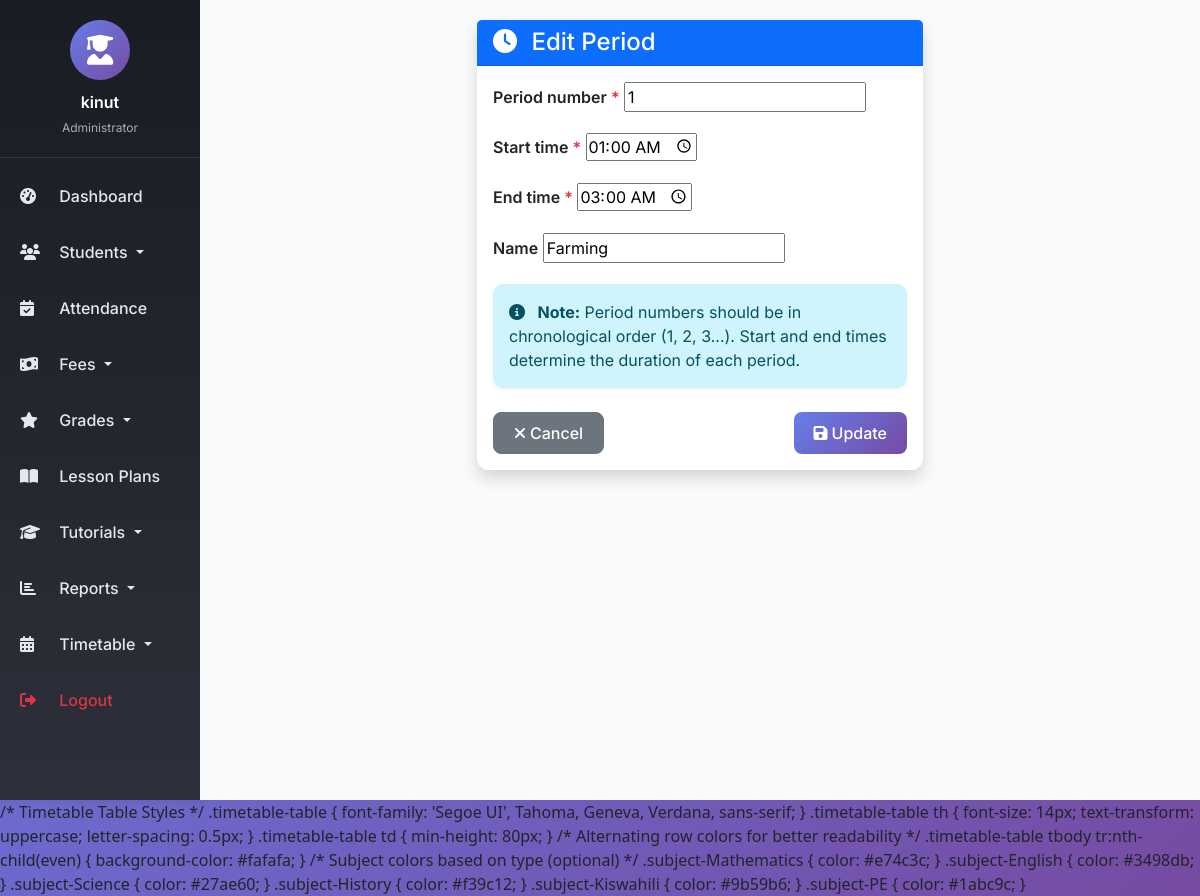
/periods/1/edit/ (signed in), run on the app's committed database.
### management/models.py (models this page shows, shortened)
class Period(models.Model):
    period_number = models.IntegerField(unique=True)
    start_time = models.TimeField()
    end_time = models.TimeField()
    name = models.CharField(max_length=50, blank=True)  # e.g., "1st Period", "Morning Session"
    class Meta:
        ordering = ['period_number']

### management/views.py (the view)
# urls.py: path('periods/<int:pk>/edit/', views.PeriodUpdateView.as_view(), name='period_edit'),
class PeriodUpdateView(LoginRequiredMixin, UserPassesTestMixin, UpdateView):
    model = Period
    form_class = PeriodForm
    template_name = 'management/period_form.html'
    success_url = reverse_lazy('period_list')
    def test_func(self):
        return self.request.user.is_staff

### management/forms.py
class PeriodForm(forms.ModelForm):
    class Meta:
        model = Period
        fields = ['period_number', 'start_time', 'end_time', 'name']
        widgets = {
            'start_time': forms.TimeInput(attrs={'type': 'time'}),
            'end_time': forms.TimeInput(attrs={'type': 'time'}),
        }

### management/templates/management/period_form.html (shortened to what this page needs)
{% extends 'base.html' %}
{% load static %}
{% block content %}
<div class="container-fluid">
    <div class="row justify-content-center">
        <div class="col-md-6">
            <div class="card shadow">
                <div class="card-header bg-primary text-white">
                    <h4 class="mb-0">
                        <i class="fas fa-clock me-2"></i>
                        {% if period %}Edit Period{% else %}Add New Period{% endif %}
                    </h4>
                </div>
                <div class="card-body">
                    <form method="post">
                        {% for field in form %}
                        <div class="mb-3">
                            <label for="{{ field.id_for_label }}" class="form-label fw-semibold">
                                {{ field.label }}
                                {% if field.field.required %}<span class="text-danger">*</span>{% endif %}
                            </label>
                            {{ field }}
                        </div>
                        {% endfor %}
                        <div class="alert alert-info mt-3">
                            <i class="fas fa-info-circle me-2"></i>
                            <strong>Note:</strong> Period numbers should be in chronological order (1, 2, 3...).
                            Start and end times determine the duration of each period.
                        </div>
                        <div class="d-flex justify-content-between mt-4">
                            <a href="{% url 'period_list' %}" class="btn btn-secondary">
                                <i class="fas fa-times me-1"></i>Cancel
                            </a>
                            <button type="submit" class="btn btn-primary">
                                <i class="fas fa-save me-1"></i>{% if period %}Update{% else %}Save{% endif %}
                            </button>
                        </div>
                    </form>
                </div>
            </div>
        </div>
    </div>
</div>
{% endblock %}

### templates/base.html (shortened to what this page needs)
<!DOCTYPE html>
<html lang="en">
<head>
    <link href="https://cdn.jsdelivr.net/npm/bootstrap@5.3.0/dist/css/bootstrap.min.css" rel="stylesheet" />
    <link rel="stylesheet" href="https://cdnjs.cloudflare.com/ajax/libs/font-awesome/6.4.0/css/all.min.css" />
</head>
<body>
    <div class="container-fluid p-0">
        <div class="row g-0">
            <div class="col-md-2 sidebar d-none d-md-block">
                <div class="user-info">
                    <div class="user-avatar">
                        <i class="fas fa-user-graduate"></i>
                    </div>
                    <div class="user-name">{{ user.get_full_name|default:user.username }}</div>
                    <div class="user-role">
                        {% if user.is_superuser %}
                            Administrator
                        {% elif user.groups.all %}
                            {{ user.groups.first.name }}
                        {% else %}
                            Staff
                        {% endif %}
                    </div>
                </div>
                <nav class="nav flex-column">
                    <a class="nav-link" href="{% url 'dashboard' %}">
                        <i class="fas fa-tachometer-alt"></i> Dashboard
                    </a>
                    <li class="nav-item dropdown">
                        <a class="nav-link dropdown-toggle" href="#" role="button" data-bs-toggle="dropdown">
                            <i class="fas fa-users"></i> Students
                        </a>
                    </li>
                    <a class="nav-link" href="{% url 'attendance_list' %}">
                        <i class="fas fa-calendar-check"></i> Attendance
                    </a>
                    <li class="nav-item dropdown">
                        <a class="nav-link dropdown-toggle" href="#" role="button" data-bs-toggle="dropdown">
                            <i class="fas fa-money-bill-wave"></i> Fees
                        </a>
                    </li>
                    <li class="nav-item dropdown">
                        <a class="nav-link dropdown-toggle" href="#" role="button" data-bs-toggle="dropdown">
                            <i class="fas fa-star"></i> Grades
                        </a>
                    </li>
                    <a class="nav-link" href="{% url 'lesson_plan_list' %}">
                        <i class="fas fa-book-open"></i> Lesson Plans
                    </a>
                    <li class="nav-item dropdown">
                        <a class="nav-link dropdown-toggle" href="#" role="button" data-bs-toggle="dropdown">
                            <i class="fas fa-graduation-cap"></i> Tutorials
                        </a>
                    </li>
                    <li class="nav-item dropdown">
                        <a class="nav-link dropdown-toggle" href="#" role="button" data-bs-toggle="dropdown">
                            <i class="fas fa-chart-bar"></i> Reports
                        </a>
                    </li>
                    <li class="nav-item dropdown">
    <a class="nav-link dropdown-toggle" href="#" role="button" data-bs-toggle="dropdown">
        <i class="fas fa-calendar-alt"></i> Timetable
    </a>
</li>
                    <a class="nav-link text-danger" href="{% url 'logout' %}">
                        <i class="fas fa-sign-out-alt"></i> Logout
                    </a>
                </nav>
            </div>
            <div class="col-md-10 main-content">
                {% block content %}
                {% endblock %}
            </div>
        </div>
    </div>
    /* Timetable Table Styles */
.timetable-table {
    font-family: 'Segoe UI', Tahoma, Geneva, Verdana, sans-serif;
}
.timetable-table th {
    font-size: 14px;
    text-transform: uppercase;
    letter-spacing: 0.5px;
}
.timetable-table td {
    min-height: 80px;
}
/* Alternating row colors for better readability */
.timetable-table tbody tr:nth-child(even) {
    background-color: #fafafa;
}
/* Subject colors based on type (optional) */
.subject-Mathematics { color: #e74c3c; }
.subject-English { color: #3498db; }
.subject-Science { color: #27ae60; }
.subject-History { color: #f39c12; }
.subject-Kiswahili { color: #9b59b6; }
.subject-PE { color: #1abc9c; }
</body>
</html>

### templates/base.html (style rules this page uses)
* { font-family: 'Inter', sans-serif; }
body { background: linear-gradient(135deg, #667eea 0%, #764ba2 100%); min-height: 100vh; }
.sidebar { min-height: 100vh; background: linear-gradient(180deg, #1a1c23 0%, #2d2f3a 100%); box-shadow: 2px 0 10px rgba(0,0,0,0.1); transition: all 0.3s ease; }
.sidebar .nav-link { color: #e2e8f0; padding: 12px 20px; transition: all 0.3s ease; font-weight: 500; margin: 4px 0; }
.sidebar .nav-link i { width: 25px; margin-right: 10px; }
.main-content { background: #f8fafc; min-height: 100vh; padding: 20px 30px; }
.card { border: none; border-radius: 12px; box-shadow: 0 2px 4px rgba(0,0,0,0.05); transition: transform 0.2s ease, box-shadow 0.2s ease; }
.btn { border-radius: 8px; padding: 8px 20px; font-weight: 500; transition: all 0.2s ease; }
.btn-primary { background: linear-gradient(135deg, #667eea 0%, #764ba2 100%); border: none; }
.alert { border-radius: 10px; border: none; box-shadow: 0 2px 5px rgba(0,0,0,0.05); }
.user-info { padding: 20px; text-align: center; border-bottom: 1px solid rgba(255,255,255,0.1); margin-bottom: 10px; }
.user-avatar { width: 60px; height: 60px; background: linear-gradient(135deg, #667eea 0%, #764ba2 100%); border-radius: 50%; display: flex; align-items: center; justify-content: center; margin: 0 auto 10px; }
.user-avatar i { font-size: 30px; color: white; }
.user-name { color: white; font-weight: 600; margin-bottom: 5px; }
.user-role { color: #a0aec0; font-size: 12px; }

### data on the page
Period: form "1" "01:00:00" "03:00:00" "Farming"

### other printed values
{{ user.get_full_name|default:user.username }} "kinut"
{{ field.label }} "Period number" "Start time" "End time" "Name"
